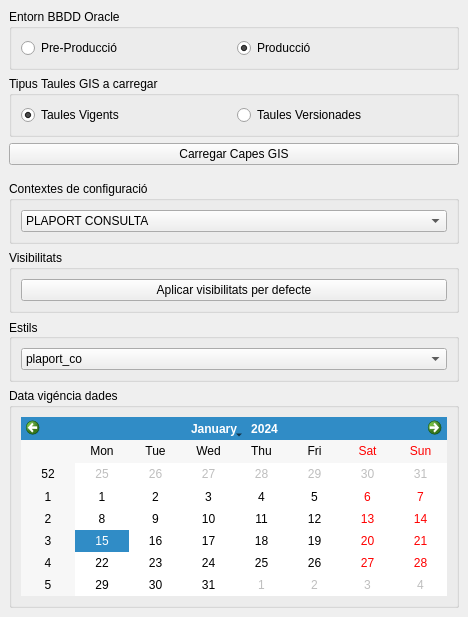
<?xml version="1.0" encoding="UTF-8"?>
<ui version="4.0">
 <class>gestor_layers_oracleDockWidgetBase</class>
 <widget class="QDockWidget" name="gestor_layers_oracleDockWidgetBase">
  <property name="geometry">
   <rect>
    <x>0</x>
    <y>0</y>
    <width>468</width>
    <height>617</height>
   </rect>
  </property>
  <property name="windowTitle">
   <string>Layers Oracle</string>
  </property>
  <widget class="QWidget" name="dockWidgetContents">
   <layout class="QGridLayout" name="gridLayout">
    <item row="7" column="0">
     <spacer name="horizontalSpacer">
      <property name="orientation">
       <enum>Qt::Horizontal</enum>
      </property>
      <property name="sizeHint" stdset="0">
       <size>
        <width>40</width>
        <height>10</height>
       </size>
      </property>
     </spacer>
    </item>
    <item row="6" column="0">
     <widget class="QPushButton" name="b_cargar_capes">
      <property name="toolTip">
       <string>&lt;html&gt;&lt;head/&gt;&lt;body&gt;&lt;p&gt;Carrega capes a partir de les taules GIS al repositori d'Oracle amb la configuració de visibilitat extreta d'Smallworld&lt;/p&gt;&lt;/body&gt;&lt;/html&gt;</string>
      </property>
      <property name="text">
       <string>Carregar Capes GIS</string>
      </property>
     </widget>
    </item>
    <item row="0" column="0" rowspan="2">
     <widget class="QGroupBox" name="group_entorn_bbdd">
      <property name="title">
       <string>Entorn BBDD Oracle</string>
      </property>
      <layout class="QHBoxLayout" name="horizontalLayout">
       <property name="sizeConstraint">
        <enum>QLayout::SetDefaultConstraint</enum>
       </property>
       <item>
        <widget class="QRadioButton" name="radio_entorn_Pre">
         <property name="text">
          <string>Pre-Producció</string>
         </property>
         <property name="checked">
          <bool>false</bool>
         </property>
         <attribute name="buttonGroup">
          <string notr="true">buttonGroup</string>
         </attribute>
        </widget>
       </item>
       <item>
        <widget class="QRadioButton" name="radio_entorn_Prod">
         <property name="text">
          <string>Producció</string>
         </property>
         <property name="checked">
          <bool>true</bool>
         </property>
         <attribute name="buttonGroup">
          <string notr="true">buttonGroup</string>
         </attribute>
        </widget>
       </item>
      </layout>
     </widget>
    </item>
    <item row="3" column="0" rowspan="2">
     <widget class="QGroupBox" name="group_tipus_taules">
      <property name="title">
       <string>Tipus Taules GIS a carregar</string>
      </property>
      <layout class="QHBoxLayout" name="horizontalLayout_2">
       <item>
        <widget class="QRadioButton" name="radio_vigents">
         <property name="text">
          <string>Taules Vigents</string>
         </property>
         <property name="checked">
          <bool>true</bool>
         </property>
        </widget>
       </item>
       <item>
        <widget class="QRadioButton" name="radio_versions">
         <property name="text">
          <string>Taules Versionades</string>
         </property>
        </widget>
       </item>
      </layout>
     </widget>
    </item>
    <item row="10" column="0">
     <widget class="QGroupBox" name="group_estils">
      <property name="title">
       <string>Estils</string>
      </property>
      <property name="alignment">
       <set>Qt::AlignLeading|Qt::AlignLeft|Qt::AlignVCenter</set>
      </property>
      <layout class="QHBoxLayout" name="horizontalLayout_4">
       <property name="margin">
        <number>9</number>
       </property>
       <item>
        <widget class="QComboBox" name="combo_estils">
         <item>
          <property name="text">
           <string>plaport_co</string>
          </property>
         </item>
        </widget>
       </item>
      </layout>
     </widget>
    </item>
    <item row="13" column="0">
     <widget class="QGroupBox" name="group_data_vigencia">
      <property name="title">
       <string>Data vigéncia dades</string>
      </property>
      <layout class="QHBoxLayout" name="horizontalLayout_5">
       <item>
        <widget class="QCalendarWidget" name="cal_data_vigencia"/>
       </item>
      </layout>
     </widget>
    </item>
    <item row="8" column="0">
     <widget class="QGroupBox" name="group_contextes">
      <property name="title">
       <string>Contextes de configuració</string>
      </property>
      <layout class="QHBoxLayout" name="horizontalLayout_3">
       <item>
        <widget class="QComboBox" name="combo_ctxt">
         <property name="toolTip">
          <string>&lt;html&gt;&lt;head/&gt;&lt;body&gt;&lt;p&gt;Escollir el contexte pel qual carregarà configuració de visibilitats i estils&lt;/p&gt;&lt;/body&gt;&lt;/html&gt;</string>
         </property>
         <item>
          <property name="text">
           <string>PLAPORT CONSULTA</string>
          </property>
         </item>
        </widget>
       </item>
      </layout>
     </widget>
    </item>
    <item row="9" column="0">
     <widget class="QGroupBox" name="group_visibilitat">
      <property name="title">
       <string>Visibilitats</string>
      </property>
      <layout class="QHBoxLayout" name="group_visibilitats">
       <item>
        <widget class="QPushButton" name="b_visibs_def">
         <property name="text">
          <string>Aplicar visibilitats per defecte</string>
         </property>
         <property name="autoDefault">
          <bool>false</bool>
         </property>
        </widget>
       </item>
      </layout>
     </widget>
    </item>
   </layout>
  </widget>
 </widget>
 <resources/>
 <connections/>
 <buttongroups>
  <buttongroup name="buttonGroup"/>
 </buttongroups>
</ui>
